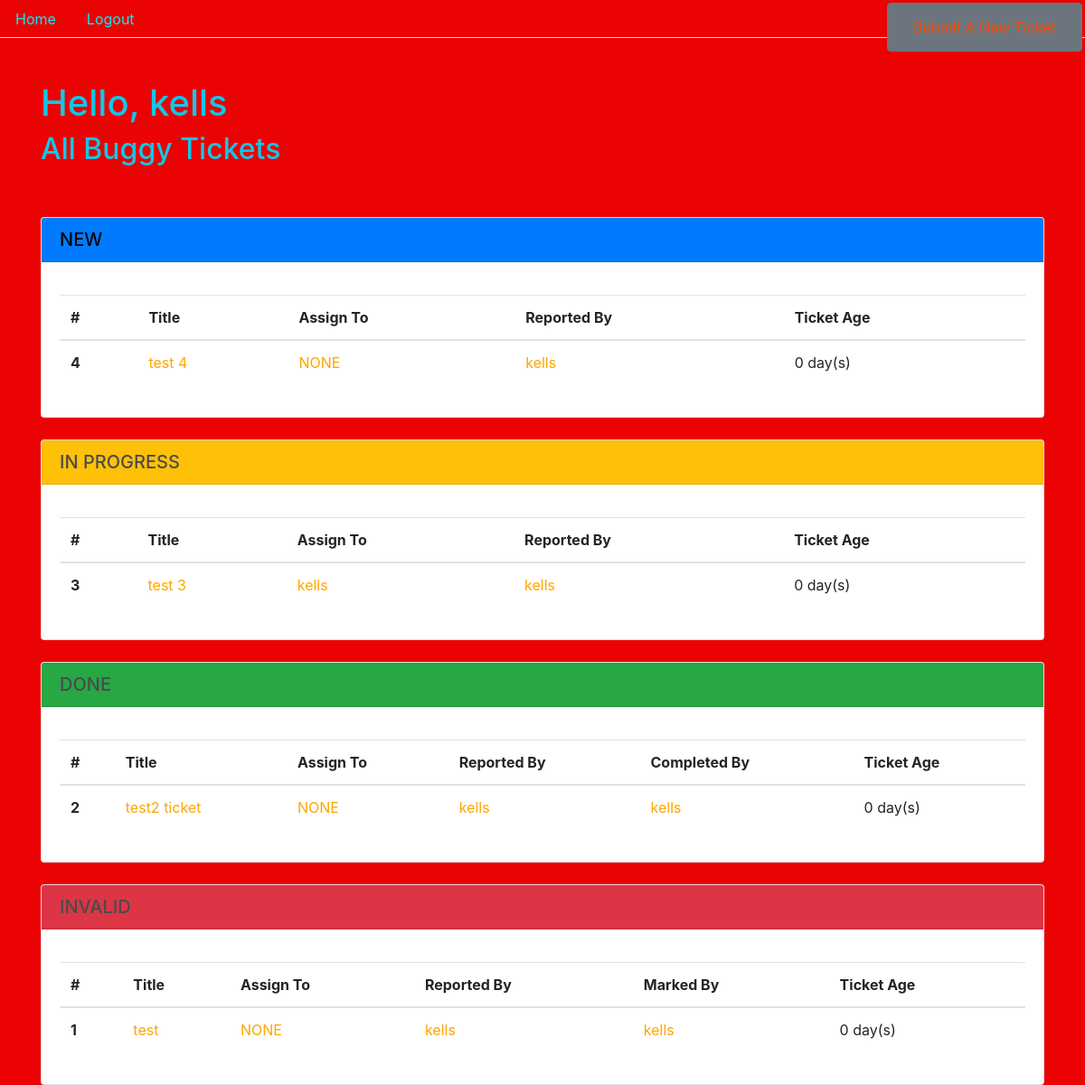
The app's page / (signed in) with its own data.
### myuser/models.py (models this page shows)
class MyUser(AbstractUser):
    position = models.CharField(max_length=120, blank=True, null=True)
    REQUIRED_FIELDS = ['position']
    def __str__(self):
        return self.username

### bug_tracking/models.py (models this page shows, shortened)
class Ticket(models.Model):
    class Status(models.TextChoices):
        NEW = 'NEW'
        IN_PROGESS = 'IN PROGRESS'
        DONE = 'DONE'
        INVALID = 'INVALID'
    title = models.CharField(max_length=80)
    date = models.DateTimeField(default=timezone.now)
    description = models.TextField()
    filedBy = models.ForeignKey(MyUser, on_delete=models.CASCADE)
    status = models.CharField(
        max_length=200,
        choices=Status.choices,
        default=Status.NEW)
    assignedTo = models.CharField(max_length=240, default='NONE')
    completedBy = models.CharField(max_length=240, default='NONE')
    markedBy = models.CharField(max_length=240, default='NONE')
    @property
    def age(self):
        return int((timezone.now() - self.date).days / 365.25)

### bug_tracking/views.py (the view)
# urls.py: path('', views.index, name='homepage'),
@login_required
def index(request):
    new_tickets = Ticket.objects.filter(status='NEW')
    progress_tickets = Ticket.objects.filter(status='IN PROGRESS')
    done_tickets = Ticket.objects.filter(status='DONE')
    invalid_tickets = Ticket.objects.filter(status='INVALID')
    return render(request, 'index.html', {'new_tickets': new_tickets, 'progress_tickets': progress_tickets, 'done_tickets': done_tickets, 'invalid_tickets': invalid_tickets})

### templates/index.html (shortened to what this page needs)
{% load static %}
<!DOCTYPE html>
<html lang="en">
<head>
    <link rel="stylesheet" href="https://stackpath.bootstrapcdn.com/bootstrap/4.5.1/css/bootstrap.min.css"
>
    <link rel="stylesheet" type="text/css" href="{% static 'css/main.css' %}">
</head>
<body>
    <ul class="nav nav-tabs">
        <li class="nav-item">
            <a class="nav-link" href="/" style="color: rgb(0, 238, 255);">Home</a>
        </li>
        {% if request.user.is_authenticated %}
        <li class="nav-item">
            <a class="nav-link" href="/logout/" style="color: rgb(0, 238, 255);">Logout</a>
        </li>
        {% else %}
        <li class="nav-item">
            <a class="nav-link" href="/login/" style="color: rgb(0, 238, 255);">Login</a>
        </li>
        {% endif %}
    </ul>
    <ul class="nav justify-content-end" style="position: absolute; top: 3px; right: 3px;">
        <li class="nav-item">
            <button class="btn btn-secondary"><a class="nav-link" href="/ticket/submit/"
                    style="color: orangered;">Submit A New Ticket</a></button>
        </li>
    </ul>
    <br>
    <br>
    <div class="container" style="color: rgb(16, 200, 233);">
        {% if request.user.is_authenticated %}
        <h1>Hello, {{request.user.username}}</h1>
        <h2>All Buggy Tickets</h2>
        {% else %}
        <h1>All Buggy Tickets</h1>
        {% endif %}
        <br>
        <br>
        <div class="card">
            <h5 class="card-header bg-primary mb-3" style="color: rgb(5, 4, 5)">NEW</h5>
            <div class="card-body">
                <table class="table table-hover">
                    <thead>
                        <tr>
                            <th scope="col">#</th>
                            <th scope="col">Title</th>
                            <th scope="col">Assign To</th>
                            <th scope="col">Reported By</th>
                            <th scope="col">Ticket Age</th>
                        </tr>
                    </thead>
                    <tbody>
                        {% for ticket in new_tickets %}
                        <tr>
                            <th scope="row">{{ticket.id}}</th>
                            <td> <a href="/ticket/{{ticket.id}}" class="card-link"
                                    style="color: orange;">{{ ticket.title }}</a></td>
                            <td><a href="/user/{{ticket.assignedTo}}" class="card-link"
                                    style="color: orange;">{{ ticket.assignedTo }}</a></td>
                            <td><a href="/user/{{ticket.filedBy.username}}" class="card-link"
                                    style="color: orange;">{{ ticket.filedBy }}</a></td>
                            <td>{{ ticket.age }} day(s)</td>
                        </tr>
                        {% endfor %}
                    </tbody>
                </table>
            </div>
        </div>
        <br>
        <div class="card">
            <h5 class="card-header bg-warning mb-3" style="color: rgb(74, 75, 77)">IN PROGRESS</h5>
            <div class="card-body">
                <table class="table table-hover">
                    <thead>
                        <tr>
                            <th scope="col">#</th>
                            <th scope="col">Title</th>
                            <th scope="col">Assign To</th>
                            <th scope="col">Reported By</th>
                            <th scope="col">Ticket Age</th>
                        </tr>
                    </thead>
                    <tbody>
                        {% for ticket in progress_tickets %}
                        <tr>
                            <th scope="row">{{ticket.id}}</th>
                            <td> <a href="/ticket/{{ticket.id}}" class="card-link"
                                    style="color: orange;">{{ ticket.title }}</a>
                            </td>
                            <td><a href="/user/{{ticket.assignedTo}}" class="card-link"
                                    style="color: orange;">{{ ticket.assignedTo }}</a></td>
                            <td><a href="/user/{{ticket.filedBy.username}}" class="card-link"
                                    style="color: orange;">{{ ticket.filedBy }}</a></td>
                            <td>{{ ticket.age }} day(s)</td>
                        </tr>
                        {% endfor %}
                    </tbody>
                </table>
            </div>
        </div>
        <br>
        <div class="card">
            <h5 class="card-header bg-success mb-3" style="color: rgb(74, 75, 77)">DONE</h5>
            <div class="card-body">
                <table class="table table-hover">
                    <thead>
                        <tr>
                            <th scope="col">#</th>
                            <th scope="col">Title</th>
                            <th scope="col">Assign To</th>
                            <th scope="col">Reported By</th>
                            <th scope="col">Completed By</th>
                            <th scope="col">Ticket Age</th>
                        </tr>
                    </thead>
                    <tbody>
                        {% for ticket in done_tickets %}
                        <tr>
                            <th scope="row">{{ticket.id}}</th>
                            <td> <a href="/ticket/{{ticket.id}}" class="card-link"
                                    style="color: orange;">{{ ticket.title }}</a>
                            </td>
                            <td><a href="/user/{{ticket.assignedTo}}" class="card-link"
                                    style="color: orange;">{{ ticket.assignedTo }}</a></td>
                            <td><a href="/user/{{ticket.filedBy.username}}" class="card-link"
                                    style="color: orange;">{{ ticket.filedBy }}</a></td>
                            <td><a href="/user/{{ticket.completedBy}}" class="card-link"
                                    style="color: orange;">{{ ticket.completedBy }}</a></td>
                            <td>{{ ticket.age }} day(s)</td>
                        </tr>
                        {% endfor %}
                    </tbody>
                </table>
            </div>
        </div>
        <br>
        <div class="card">
            <h5 class="card-header bg-danger mb-3" style="color: rgb(74, 75, 77)">INVALID</h5>
            <div class="card-body">
                <table class="table table-hover">
                    <thead>
                        <tr>
                            <th scope="col">#</th>
                            <th scope="col">Title</th>
                            <th scope="col">Assign To</th>
                            <th scope="col">Reported By</th>
                            <th scope="col">Marked By</th>
                            <th scope="col">Ticket Age</th>
                        </tr>
                    </thead>
                    <tbody>
                        {% for ticket in invalid_tickets %}
                        <tr>
                            <th scope="row">{{ticket.id}}</th>
                            <td> <a href="/ticket/{{ticket.id}}" class="card-link"
                                    style="color: orange;">{{ ticket.title }}</a>
                            </td>
                            <td><a href="/user/{{ticket.assignedTo}}" class="card-link"
                                    style="color: orange;">{{ ticket.assignedTo }}</a></td>
                            <td><a href="/user/{{ticket.filedBy.username}}" class="card-link"
                                    style="color: orange;">{{ ticket.filedBy }}</a></td>
                            <td><a href="/user/{{ticket.markedBy}}" class="card-link"
                                    style="color: orange;">{{ ticket.markedBy }}</a></td>
                            <td>{{ ticket.age }} day(s)</td>
                        </tr>
                        {% endfor %}
                    </tbody>
                </table>
            </div>
        </div>
    </div>
</body>
</html>

### bug_tracking/static/css/main.css (style rules this page uses)
body { background: rgb(235, 2, 2); color: greenyellow; }

### records on screen
MyUser: user.username "kells"
Ticket: id "4", title "test 4", assignedTo "NONE", filedBy "kells", age "0"
Ticket: id "3", title "test 3", assignedTo "kells", filedBy "kells", age "0"
Ticket: id "2", title "test2 ticket", assignedTo "NONE", filedBy "kells", completedBy "kells", age "0"
Ticket: id "1", title "test", assignedTo "NONE", filedBy "kells", markedBy "kells", age "0"
